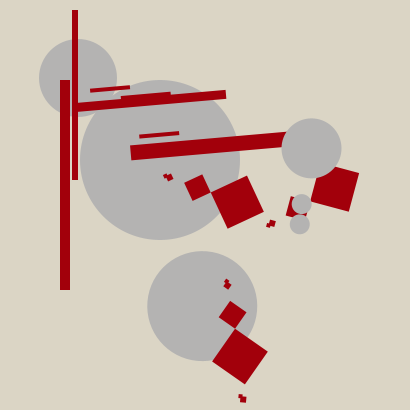
Frame 1 (no input)
Frame 60 (the mouse pressed at the canvas centre just before this capture): identical to frame 1, image omitted
Frame 120 (the mouse held since frame 60 and released just before this capture): identical to frame 1, image omitted

The Processing sketch that drew this single still picture (run headless with seeded random() and noise(); from frame 60 on, the mouse is pressed at the canvas centre):

// Processing sketch: processing_84782
// ── processing_84782.pde


void setup(){
  size(410,410);
}
 
void draw(){
  background(219,213,197);
  
  // ellipse grise
  fill(#B4B3B2);
  noStroke();
  ellipse(160, 160, 160, 160);
  ellipse(78, 78, 78, 78);
 
  
  // rect rouge vertical
  fill(162,0,11);
  noStroke();
  rect(60,80,10,170);
  
   // rect rouge vertical
  fill(162,0,11);
  noStroke();
  rect(60,120,10,170);
  
  // rect rouge vertical
  fill(162,0,11);
  noStroke();
  rect(72,10,6,170);
   
  // rect rouge
  translate(75,90);
  rotate(radians(-5));
  fill(162,0,11);
  noStroke();
  rect(0,13,150,9);
  rect(15,0,40,4);
  rect(45,10,50,5);
  
  rect(50,60,200,15);
  rect(60,50,40,4);
  
  // red rect
  translate(75,90);
  rotate(radians(-20));
  fill(162,0,11);
  noStroke();
  rect(20, 20, 20, 20);
  rect(40, 40, 40, 40);
  rect(4, 4, 4, 4);
  rect(6, 6, 6, 6);
  
  //
  translate(70,95);
  rotate(radians(-50));
  fill(162,0,11);
  noStroke();
  rect(20, 20, 20, 20);
  rect(40, 40, 40, 40);
  rect(4, 4, 4, 4);
  rect(6, 6, 6, 6);
  
  // ellipse blanche
  translate(7,35);
  rotate(radians(-50));
  fill(#B4B3B2);
  noStroke();
  ellipse(20, 20, 20, 20);
  ellipse(60, 60, 60, 60);
  
    // ellipse blanche
  translate(7,35);
  rotate(radians(-140));
  fill(#B4B3B2);
  noStroke();
  ellipse(20, 20, 20, 20);
  ellipse(110, 110, 110, 110);
  
    // red rect
  translate(75,90);
  rotate(radians(-60));
  fill(162,0,11);
  noStroke();
  rect(20, 20, 20, 20);
  rect(40, 40, 40, 40);
  rect(4, 4, 4, 4);
  rect(6, 6, 6, 6);
  
     // red rect
  translate(75,90);
  rotate(radians(-30));
  fill(162,0,11);
  noStroke();
  rect(20, 20, 20, 20);
  rect(40, 40, 40, 40);
  rect(4, 4, 4, 4);
  rect(6, 6, 6, 6);
    
    
     // rect rouge
  translate(75,90);
  rotate(radians(-20));
  fill(162,0,11);
  noStroke();
  rect(0,13,150,9);
  rect(15,0,40,4);
  rect(45,10,50,5);
  
  rect(50,60,200,15);
  rect(60,50,40,4);
  
    // rect rouge vertical
  translate(75,10);
  rotate(radians(-20));
  fill(162,0,11);
  noStroke();
  rect(100,90,40,170);
  
    // ellipse blanche
  translate(47,85);
  rotate(radians(-10));
  fill(#B4B3B2);
  noStroke();
  ellipse(20, 20, 20, 20);
  ellipse(60, 60, 60, 60);
  
  
}
